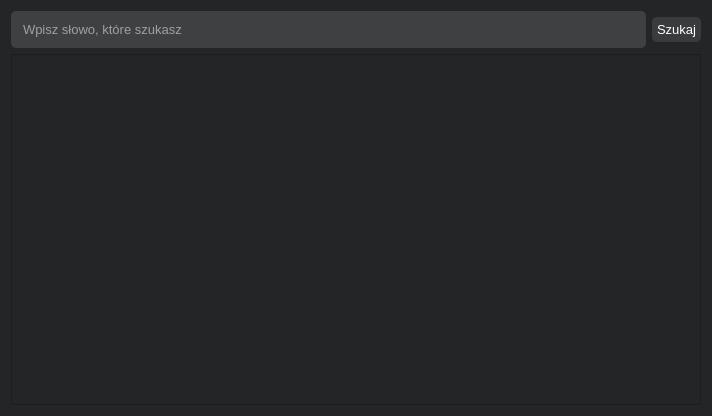
<?xml version="1.0" encoding="UTF-8"?>
<ui version="4.0">
 <class>SearchWidget</class>
 <widget class="QWidget" name="SearchWidget">
  <property name="geometry">
   <rect>
    <x>0</x>
    <y>0</y>
    <width>712</width>
    <height>416</height>
   </rect>
  </property>
  <property name="windowTitle">
   <string>Form</string>
  </property>
  <property name="styleSheet">
   <string notr="true">background-color: #242526;
color: white;</string>
  </property>
  <layout class="QVBoxLayout" name="verticalLayout_2">
   <item>
    <layout class="QVBoxLayout" name="verticalLayout">
     <item>
      <layout class="QHBoxLayout" name="horizontalLayout">
       <item>
        <widget class="QLineEdit" name="searchLineEdit">
         <property name="sizePolicy">
          <sizepolicy hsizetype="Expanding" vsizetype="Fixed">
           <horstretch>0</horstretch>
           <verstretch>0</verstretch>
          </sizepolicy>
         </property>
         <property name="font">
          <font>
           <pointsize>10</pointsize>
          </font>
         </property>
         <property name="styleSheet">
          <string notr="true">border: none;
border-radius: 5px;
color: white;
padding: 10px;
background-color: #3e4042;</string>
         </property>
         <property name="placeholderText">
          <string>Wpisz słowo, które szukasz</string>
         </property>
        </widget>
       </item>
       <item>
        <widget class="QPushButton" name="searchPushButton">
         <property name="font">
          <font>
           <pointsize>10</pointsize>
          </font>
         </property>
         <property name="styleSheet">
          <string notr="true">background-color: #3a3b3c;
color: white;
outline: none;
border: none;
border-radius: 5px;
padding: 5px;</string>
         </property>
         <property name="text">
          <string>Szukaj</string>
         </property>
        </widget>
       </item>
      </layout>
     </item>
     <item>
      <widget class="QListWidget" name="searchHintListWidget"/>
     </item>
    </layout>
   </item>
  </layout>
 </widget>
 <resources/>
 <connections/>
</ui>
